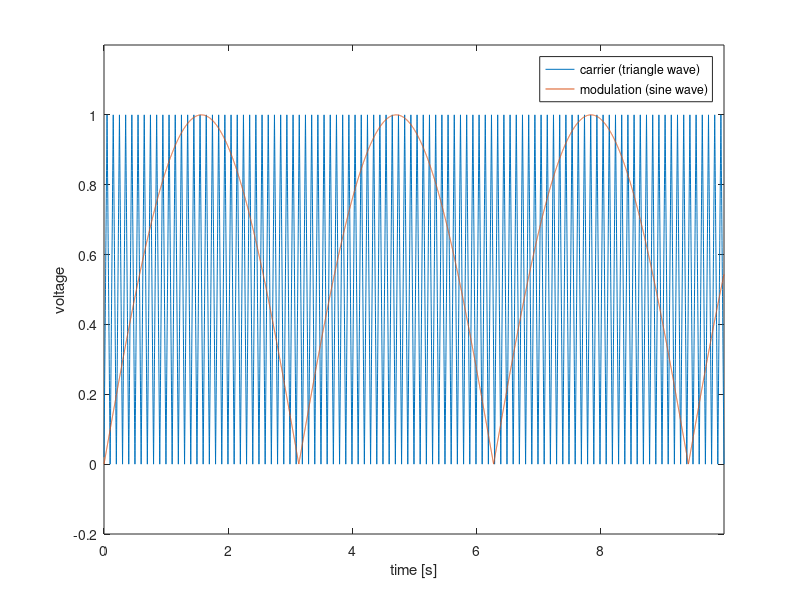
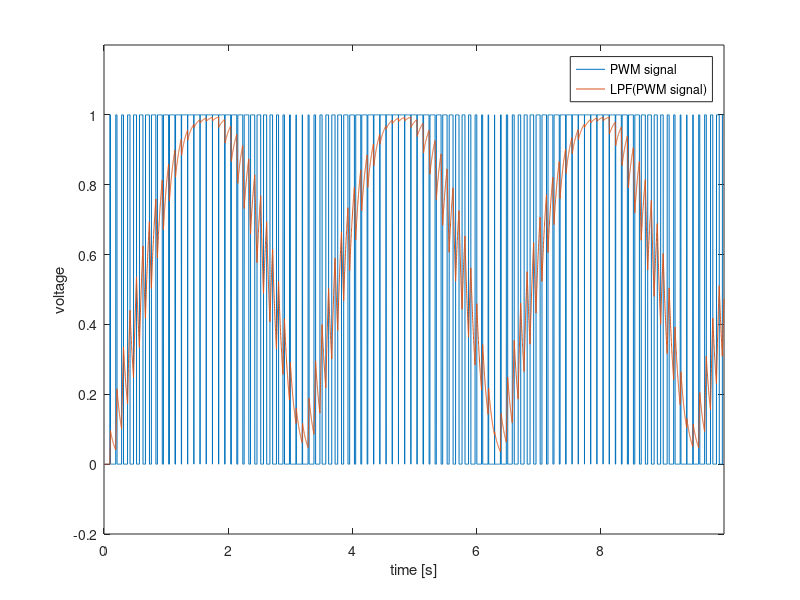
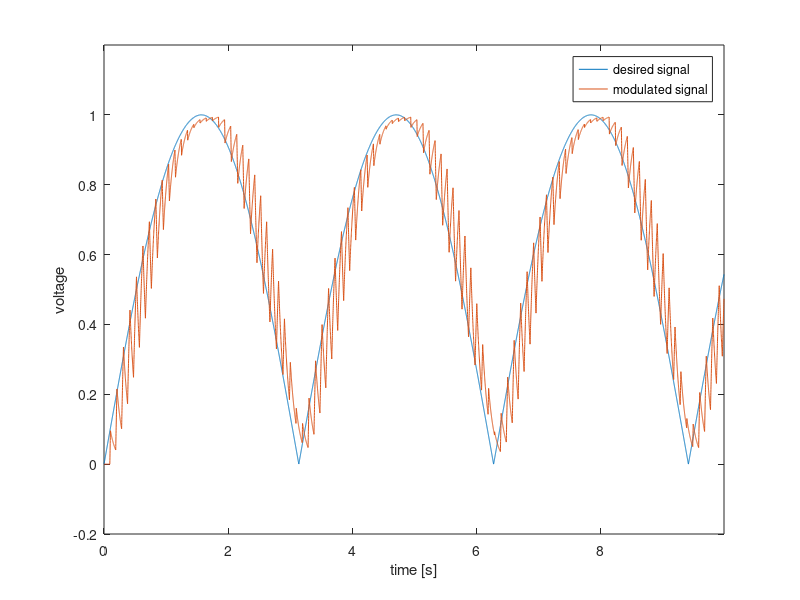

MATLAB code for these plots, in order:
close all;

dt = 0.001;
ITERATION_TIMES = 10000;

%triangle carrier wave
carrier = zeros(1, ITERATION_TIMES);
carrier_freq = 10;
carrier_cnt = 0;
amplitude = 1;
carrier_inc = amplitude / (1/dt) * 2 * carrier_freq
sign = 1;

%time sequence
time_arr = zeros(1, ITERATION_TIMES);

%modulation wave
sin_wave = zeros(1, ITERATION_TIMES);

%pwm wave
pwm = zeros(1, ITERATION_TIMES);

%lpf of pwm
lpf_pwm = zeros(1, ITERATION_TIMES);

for i = 1: ITERATION_TIMES
    t = (i - 1) * dt;
    
    %modulation wave = abs(sin(t))
    sin_wave(i) = abs(sin(t));
    
    if(abs(carrier_cnt - amplitude) < 1e-7) %carrier == amplitude
        sign = -1;
    elseif (abs(carrier_cnt) < 1e-7) %carrier == 0
        sign = 1;
    end
    
    %carrier wave = triangle wave
    carrier_cnt = carrier_cnt + (sign * carrier_inc);
    carrier(i) = carrier_cnt;
    
    %SPWM
    if(carrier_cnt >= sin_wave(i))
        pwm(i) = 0;
    else
        pwm(i) = 1;
    end
    
    %low pass filtering the PWM signal
    alpha = 0.01; %percentage of using new sampling
    if(i > 1)
        lpf_pwm(i) = (lpf_pwm(i - 1) * (1 - alpha)) + (pwm(i) * alpha);
    end
    
    time_arr(i) = t;
end

figure();
plot(time_arr(:), carrier(:), time_arr(:), sin_wave(:));
xlim([0 time_arr(end)]);
ylim([-0.2 1.2]);
xlabel('time [s]');
ylabel('voltage');
legend('carrier (triangle wave)', 'modulation (sine wave)')

figure();
plot(time_arr(:), pwm(:), time_arr(:), lpf_pwm(:));
xlim([0 time_arr(end)]);
ylim([-0.2 1.2]);
xlabel('time [s]');
ylabel('voltage');
legend('PWM signal', 'LPF(PWM signal)')

figure();
plot(time_arr(:), sin_wave(:), time_arr(:), lpf_pwm(:));
xlim([0 time_arr(end)]);
ylim([-0.2 1.2]);
xlabel('time [s]');
ylabel('voltage');
legend('desired signal', 'modulated signal')

